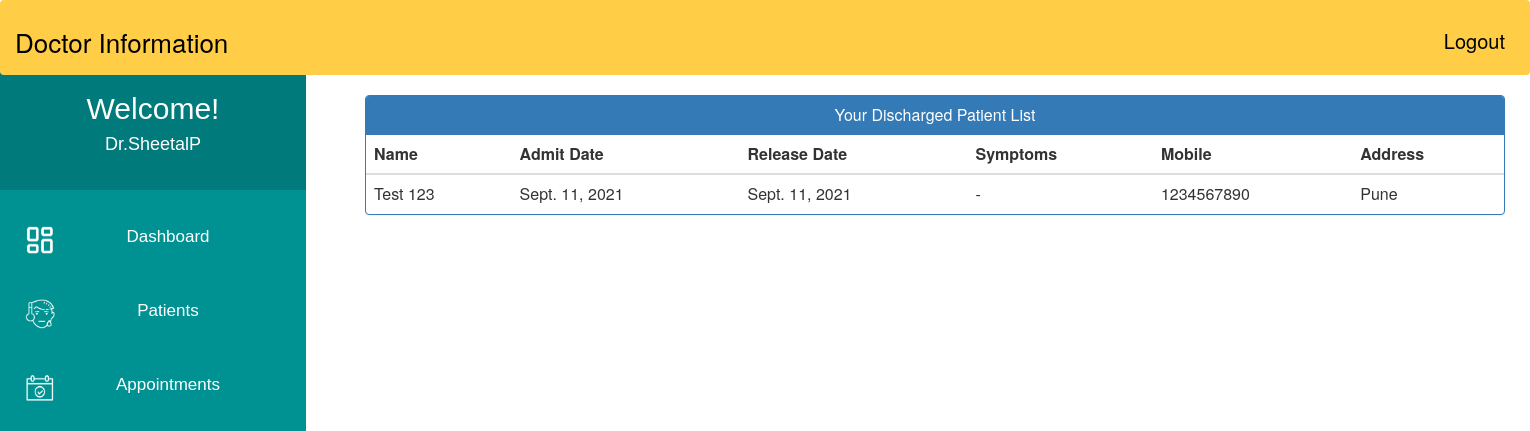
/doctor_view_discharged_patient/ (signed in), run on the app's committed database.
### MyApp/models.py (models this page shows)
class PatientDischarge(models.Model):
    patientId=models.PositiveIntegerField(null=True)
    patientName=models.CharField(max_length=40)
    assignedDoctorName=models.CharField(max_length=40)
    address = models.CharField(max_length=40)
    mobile = models.CharField(max_length=20,null=True)
    symptoms = models.CharField(max_length=100,null=True)
    admitDate=models.DateField(null=False)
    releaseDate=models.DateField(null=False)
    daySpent=models.PositiveIntegerField(null=False)
    roomCharge=models.PositiveIntegerField(null=False, default=0)
    medicineCost=models.PositiveIntegerField(null=False,default=0)
    doctorFee=models.PositiveIntegerField(null=False, default=0)
    OtherCharge=models.PositiveIntegerField(null=False, default=0)
    total=models.PositiveIntegerField(null=False)

### MyApp/views.py (the view)
# urls.py: path('doctor_view_discharged_patient/', views.doctor_view_discharged_patient, name="doctor_view_discharged_patient"),
@login_required
def doctor_view_discharged_patient(request):
    doctor=Doctor.objects.get(user_id=request.user.id)
    dischargedpatients=PatientDischarge.objects.all().distinct().filter(assignedDoctorName=doctor.get_name)
    return render(request,'MyApp/doctor_view_discharged_patient.html',{'dischargedpatients':dischargedpatients,'doctor':doctor})

### MyApp/models.py (called while the page is built)
    @property
    def get_name(self):
        return self.Doctor_First_Name+" "+self.Doctor_Last_Name

### templates/MyApp/doctor_view_discharged_patient.html (shortened to what this page needs)
<html>
{% extends 'MyApp/doctor_base.html' %}
{% block content_dashboard %}
{%load static%}
<head>
  <link href="//netdna.bootstrapcdn.com/bootstrap/3.0.0/css/bootstrap.min.css" rel="stylesheet" id="bootstrap-css">
</head>
<body>
<div class="container">
  <div class="panel panel-primary">
    <div class="panel-heading">
      <h6 class="panel-title">Your Discharged Patient List</h6>
    </div>
    <table class="table table-hover" id="dev-table">
      <thead>
        <tr>
          <th>Name</th>
          <th>Admit Date</th>
          <th>Release Date</th>
          <th>Symptoms</th>
          <th>Mobile</th>
          <th>Address</th>
        </tr>
      </thead>
      {% for p in dischargedpatients %}
      <tr>
        <td> {{p.patientName}}</td>
        <td>{{p.admitDate}}</td>
        <td>{{p.releaseDate}}</td>
        <td>{{p.symptoms}}</td>
        <td>{{p.mobile}}</td>
        <td>{{p.address}}</td>
      </tr>
      {% endfor %}
    </table>
  </div>
</div>
{% endblock content_dashboard%}

### templates/MyApp/doctor_base.html (shortened to what this page needs)
<!DOCTYPE html>
{% load staticfiles %}
<html lang="en">
<head>
     <link href="//netdna.bootstrapcdn.com/bootstrap/3.0.0/css/bootstrap.min.css" rel="stylesheet" id="bootstrap-css">
</head>
<body>
    <div class="navbar">
        <a>Doctor Information</a>
        <a href="{% url 'MyApp:logout' %}" class="logoutbtn">Logout</a>
    </div>
     <div class="sidebar">
        <div class="userprofile">
            <h2 style="color:white; font-family:sans-serif; padding-top:25px; text-align:center; margin:0px;">Welcome!</h2>
            <h4 style="color:white; font-family:sans-serif; text-align:center; padding-bottom:35px;">{{request.user.username}}</h4>
        </div>
        <a href="{% url 'MyApp:doctor_dashboard' %}"><img class="icon" src="{% static "images/PDash.png" %}">Dashboard</a>
        <a href="{% url 'MyApp:doctor_patient' %}"><img class="icon" src="{% static "images/PIcon.png" %}">Patients</a>
        <a href="{% url 'MyApp:doctor_appointment' %}"><img class="icon" src="{% static "images/ApptIcon.png" %}">Appointments</a>
    </div>
{%  block content_dashboard %}
{%  endblock content_dashboard %}
</body>
</html>

### templates/MyApp/doctor_base.html (style rules this page uses)
body { background-color: rgb(255, 255, 255); padding: 0px; margin-top: 0px; margin-left: 0px; margin-right: 0px; margin-bottom: 0px; }
.navbar { overflow: hidden; background-color: rgb(255, 206, 70); height:75px; width:100%; padding-top:22px; z-index:1; top:0; position:fixed; display:block; }
.navbar a { float: left; display:block; font-size: 26px; color: black; text-align: center; padding-left:14px; text-decoration: none; }
.navbar .logoutbtn { float: right; display:block; font-size: 20px; color: black; text-align: center; padding-top:4px; padding-right:24px; text-decoration: none; }
.sidebar .userprofile { background-color: rgb(0, 122, 122); }
.sidebar { margin-top: 0px; padding-top: 0px; width: 20%; text-align: center; height=100vh; background-color: rgb(0, 146, 146); font-family: sans-serif; font-size:17px; font-weight: normal; position: fixed; top: 67px; left: 0; bottom: 0; }
.sidebar a { display: block; color: white; padding: 25px; text-decoration: none; }
.icon { float:left; width:30px; height:30px; }

### templates/MyApp/doctor_view_discharged_patient.html (style rules this page uses)
a:link { text-decoration: none; }
h6 { text-align: center; }
.container { margin-left: 350px; margin-right: 50px; }

### data on the page
PatientDischarge: patientName "Test 123", admitDate "Sept. 11, 2021", releaseDate "Sept. 11, 2021", symptoms "-", mobile "1234567890", address "Pune"

### other printed values
{{ request.user.username }} "Dr.SheetalP"
